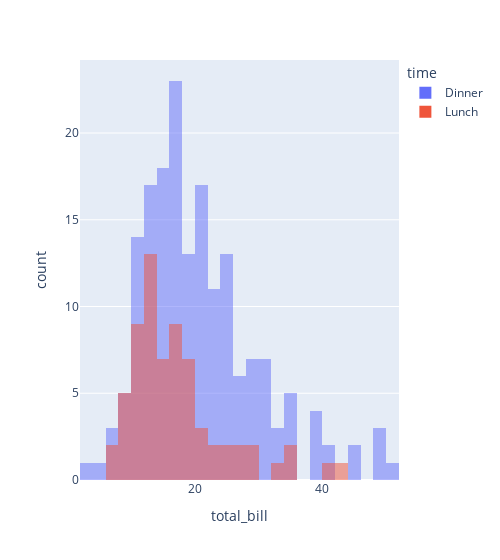

Notebook code cell kept with this figure:
### Code cell
px.histogram(data_frame=tip_df, x='total_bill',width=500, color='time', barmode='overlay')

### Figure 1 — Plotly figure (JSON) as saved in the notebook; plotly's stock layout.template omitted (floating-point values rounded to 4 significant figures; data arrays with more than 128 entries replaced by an {"elided": "..."} marker saying what was removed)
{"data": [{"bingroup": "x", "hovertemplate": "time=Dinner<br>total_bill=%{x}<br>count=%{y}<extra></extra>", "legendgroup": "Dinner", "marker": {"color": "#636efa", "opacity": 0.5, "pattern": {"shape": ""}}, "name": "Dinner", "orientation": "v", "showlegend": true, "type": "histogram", "x": {"elided": "176 float values"}, "xaxis": "x", "yaxis": "y"}, {"bingroup": "x", "hovertemplate": "time=Lunch<br>total_bill=%{x}<br>count=%{y}<extra></extra>", "legendgroup": "Lunch", "marker": {"color": "#EF553B", "opacity": 0.5, "pattern": {"shape": ""}}, "name": "Lunch", "orientation": "v", "showlegend": true, "type": "histogram", "x": [27.2, 22.76, 17.29, 19.44, 16.66, 10.07, 32.68, 15.98, 34.83, 13.03, 18.28, 24.71, 21.16, 10.65, 12.43, 24.08, 11.69, 13.42, 14.26, 15.95, 12.48, 29.8, 8.52, 14.52, 11.38, 22.82, 19.08, 20.27, 11.17, 12.26, 18.26, 8.51, 10.33, 14.15, 16.0, 13.16, 17.47, 34.3, 41.19, 27.05, 16.43, 8.35, 18.64, 11.87, 9.78, 7.51, 19.81, 28.44, 15.48, 16.58, 7.56, 10.34, 43.11, 13.0, 13.51, 18.71, 12.74, 13.0, 16.4, 20.53, 16.47, 12.16, 13.42, 8.58, 15.98, 13.42, 16.27, 10.09], "xaxis": "x", "yaxis": "y"}], "layout": {"barmode": "overlay", "legend": {"title": {"text": "time"}, "tracegroupgap": 0}, "margin": {"t": 60}, "width": 500, "xaxis": {"anchor": "y", "domain": [0, 1], "title": {"text": "total_bill"}}, "yaxis": {"anchor": "x", "domain": [0, 1], "title": {"text": "count"}}}}
